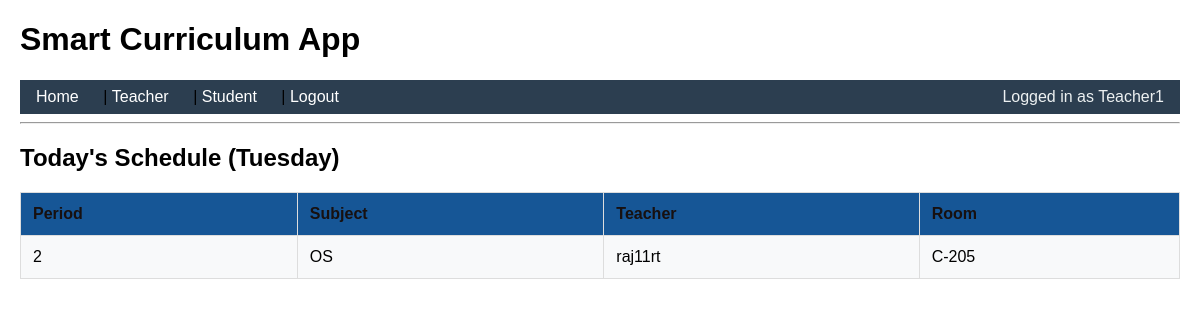
The app's page /today/ (signed in) with its own data.
### core/models.py (models this page shows, shortened)
class TimetableEntry(models.Model):
    day = models.CharField(max_length=10)  # e.g. Monday
    period = models.IntegerField()         # 1,2,3...
    subject = models.CharField(max_length=100)
    room = models.CharField(max_length=20, blank=True)
    teacher = models.ForeignKey(User, on_delete=models.CASCADE, related_name="classes")

### core/views.py (the view)
# urls.py: path("today/", views.today_schedule, name="today_schedule"),
def today_schedule(request):
    weekday_map = {
        0: "Monday",
        1: "Tuesday",
        2: "Wednesday",
        3: "Thursday",
        4: "Friday",
        5: "Saturday",
        6: "Sunday",
    }
    today_name = weekday_map[datetime.date.today().weekday()]
    entries = TimetableEntry.objects.filter(day=today_name).order_by("period")
    context = {
        "day": today_name,
        "entries": entries,
    }
    return render(request, "core/today_schedule.html", context)

### core/templates/core/today_schedule.html
{% extends "core/base.html" %}
{% block content %}
<h2>Today's Schedule ({{ day }})</h2>
{% if entries %}
<table>
    <tr>
        <th>Period</th>
        <th>Subject</th>
        <th>Teacher</th>
        <th>Room</th>
    </tr>
    {% for entry in entries %}
    <tr>
        <td>{{ entry.period }}</td>
        <td>{{ entry.subject }}</td>
        <td>{{ entry.teacher.get_full_name|default:entry.teacher.username }}</td>
        <td>{{ entry.room }}</td>
    </tr>
    {% endfor %}
</table>
{% else %}
<p>No classes scheduled for today.</p>
{% endif %}
{% endblock %}

### core/templates/core/base.html (shortened to what this page needs)
<!DOCTYPE html>
<html lang="en">
<head>
</head>
<body>
    <h1>Smart Curriculum App</h1>
  <nav style="background: #2c3e50 !important;">
  <a href="{% url 'home' %}">Home</a>
  {% if request.user.is_authenticated %}
    |
    <a href="{% url 'teacher_dashboard' %}">Teacher</a>
    |
    <a href="{% url 'student_dashboard' %}">Student</a>
    |
    <a href="{% url 'logout' %}?next=/">Logout</a>
    <span style="float:right;">Logged in as {{ request.user.username }}</span>
  {% else %}
    |
    <a href="{% url 'login' %}">Login</a>
  {% endif %}
</nav>
    <hr>
    {% block content %}{% endblock %}
</body>
</html>

### core/templates/core/base.html (style rules this page uses)
body { font-family: Arial, sans-serif; margin: 20px; }
table { border-collapse: collapse; width: 100%; margin: 10px 0; }
th, td { border: 1px solid #ddd; padding: 12px; text-align: left; }
th { background: #165696; color: rgb(23, 16, 16); font-weight: bold; }
tr:nth-child(even) { background: #f8f9fa; }
nav { background: #2c3e50 !important; padding: 8px 16px; }
nav a { color: white !important; text-decoration: none; margin-right: 20px; font-weight: 500; }
nav span { color: #ecf0f1 !important; }

### records on screen
TimetableEntry: day "Tuesday", period "2", subject "OS", teacher.get_full_name "raj11rt", room "C-205"

### other values on screen
{{ request.user.username }} "Teacher1"
